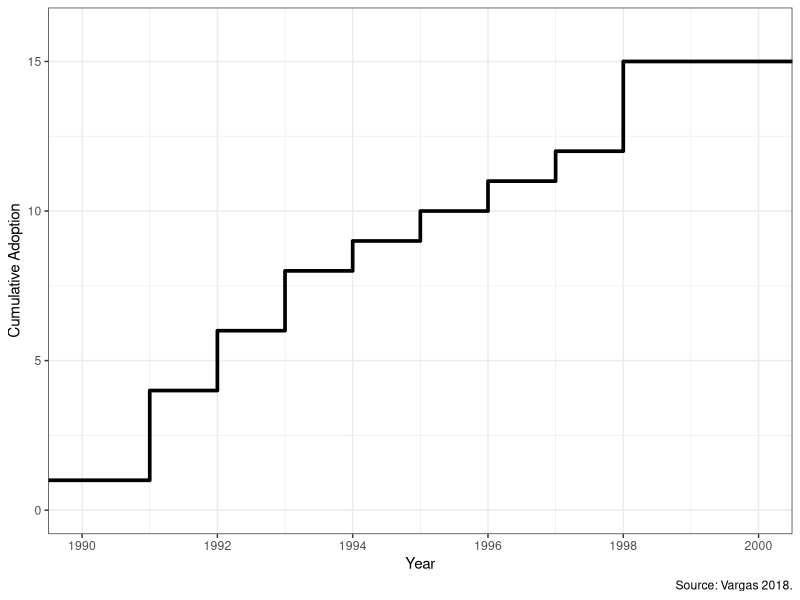
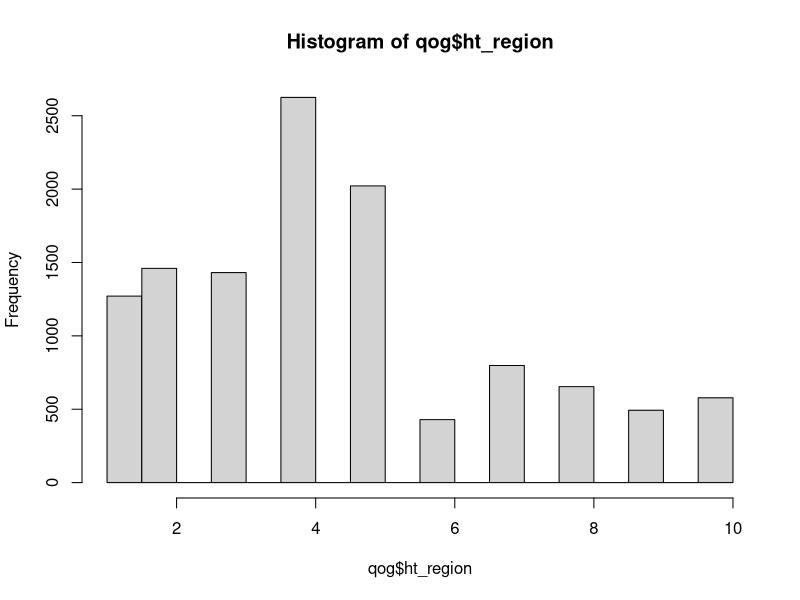
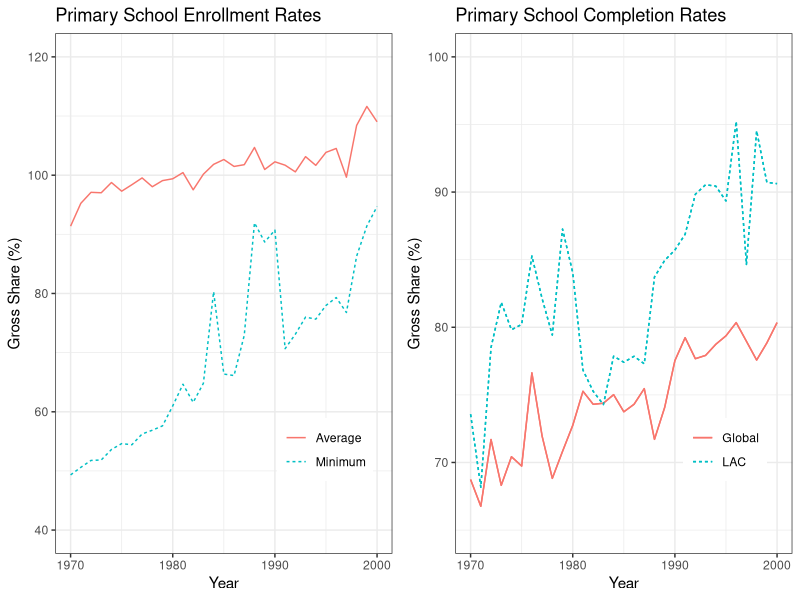

The R source for these figures, in order:
## ---- chunk 1
#Packages
library(ggplot2)

# Load data
sum_name<-read.csv("data/decentral_sum.csv")

fig1<-ggplot(sum_name, aes(x=year, y=decentralized_countries))+
            geom_step(size = 1.25) +
            theme_bw() +
            labs(y="Cumulative Adoption",
                 x="Year",
                 caption = "Source: Vargas 2018.") +
            scale_x_continuous(breaks = seq(1990,2000,2)) +
            coord_cartesian(xlim=c(1990,2000))
## ---- chunk 2
fig1
## ---- chunk 3
#Packages
# Load data
library(tidyverse)
qog<-read_csv("data/qog_std_ts_jan19.csv")

hist(qog$ht_region)

fig2a<-qog %>%
  filter(ht_region==2) %>%
  group_by(year) %>%
  summarise(ave = mean(wdi_gerpf,na.rm = TRUE),
            min = min(wdi_gerpf,na.rm = TRUE)) %>%
  pivot_longer(-year, names_to = "type", values_to = "y") %>%
  ggplot(aes(x=year, y=y, group=type, color=type, linetype=type)) +
    scale_color_discrete(name="Line",
                       breaks = c("ave", "min"),
                       labels = c("Average", "Minimum")) +
      scale_linetype_discrete(name="Line",
                       breaks = c("ave", "min"),
                       labels = c("Average", "Minimum")) +
    geom_line() +
    xlim(1970,2000) +
    ylim(40,120) +
    theme_bw() +
    theme(legend.title = element_blank(),
          legend.position = c(0.8, 0.2))+
      labs(title="Primary School Enrollment Rates",
         x="Year",
         y="Gross Share (%)")

data_global<-qog %>%
  filter(ht_region!=2) %>%
  group_by(year) %>%
  summarise(ave = mean(wdi_nerpf,na.rm = TRUE)) %>%
  mutate(type="global")

data_lac<-qog %>%
  filter(ht_region==2) %>%
  group_by(year) %>%
  summarise(ave = mean(wdi_nerpf,na.rm = TRUE)) %>%
  mutate(type="lac")

data_together<-rbind(data_global, data_lac)

fig2b<-ggplot(data_together, aes(x=year, y=ave, group=type, color=type, linetype=type)) +
    geom_line() +
    scale_color_discrete(name="Line",
                       breaks = c("global", "lac"),
                       labels = c("Global", "LAC")) +
      scale_linetype_discrete(name="Line",
                       breaks = c("global", "lac"),
                       labels = c("Global", "LAC")) +
    geom_line() +
    xlim(1970,2000) +
    ylim(65,100) +
    theme_bw() +
    theme(legend.title = element_blank(),
          legend.position = c(0.8, 0.2))+
    labs(title="Primary School Completion Rates",
         x="Year",
         y="Gross Share (%)")


library(gridExtra)
## ---- chunk 4
grid.arrange(fig2a,fig2b, ncol=2)
